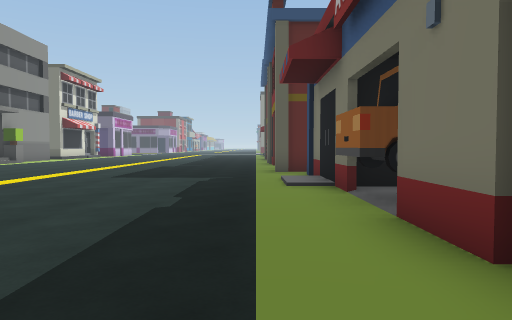
view 1 (above)

24 first-person views from a walk through a scene from a Unity 3-D project. The camera is 1.4 m above the floor, tilts 2° down and sees 70° across. The floor is counted in squares, 2 m on a side. Each view is taken from the middle of a square. On the plan, view 1 faces up. The plan holds only what a view shows up to about 11 squares ahead; the rest is blank. The place goes on beyond the plan. The player character is not drawn. Some surface patterns are stand-ins.

view 2
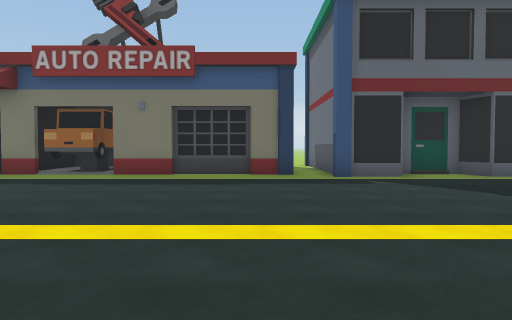

view 3
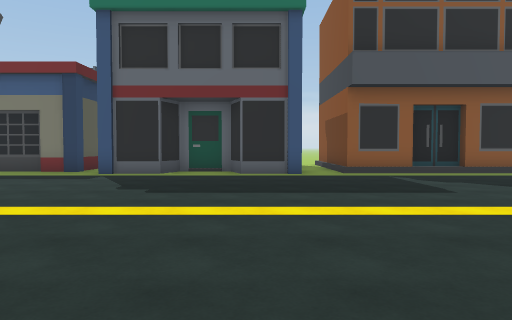

view 4
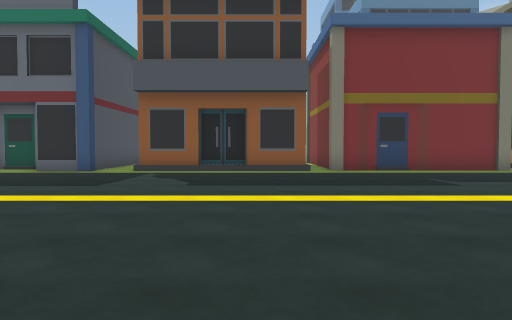

view 5
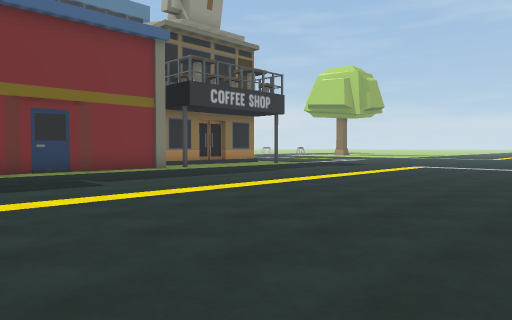

view 6
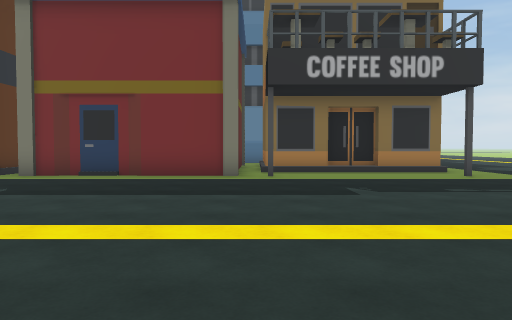

view 7
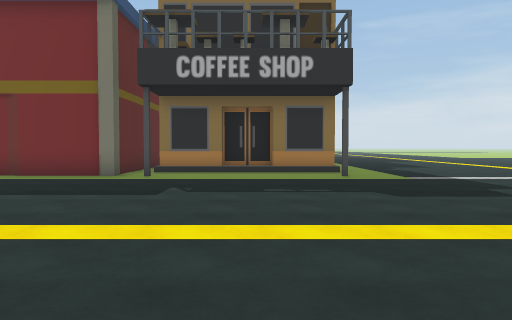

view 8
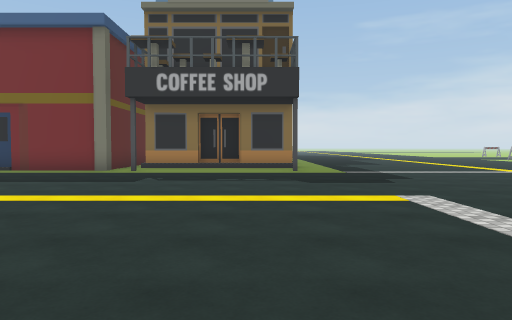

view 9
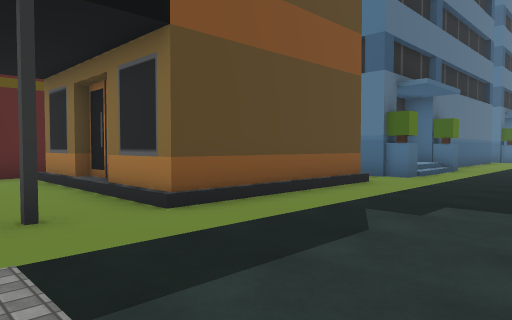

view 10
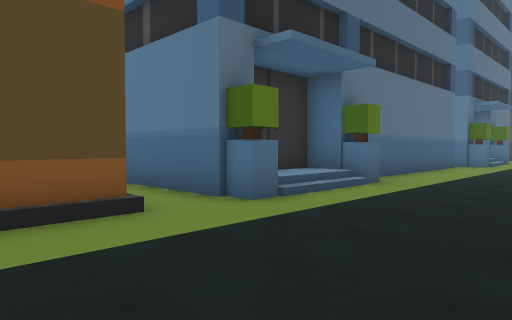

view 11
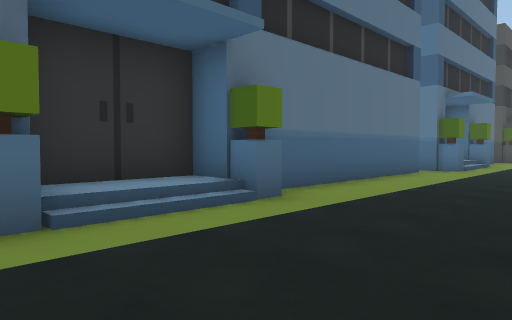

view 12
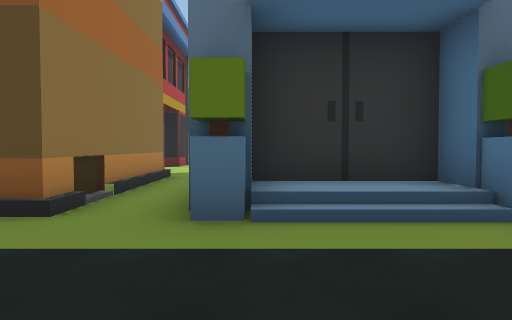

view 13
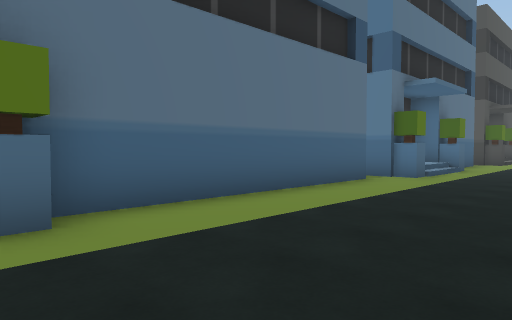

view 14
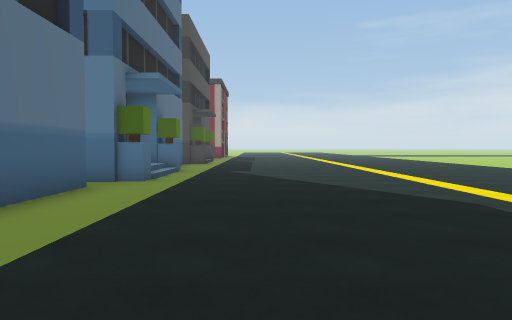

view 15
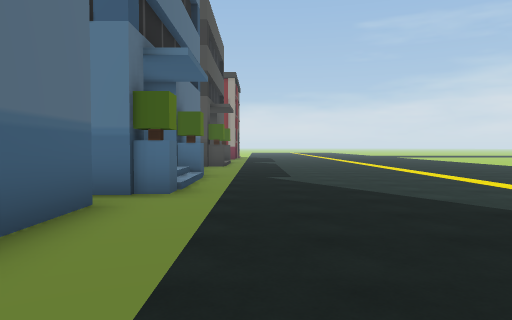

view 16
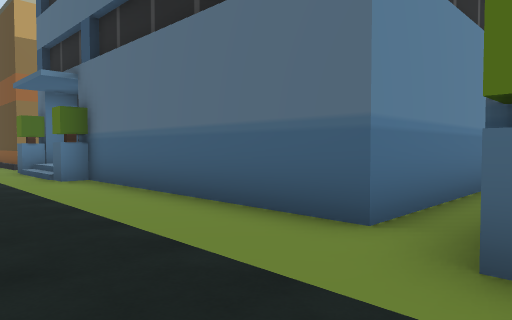

view 17
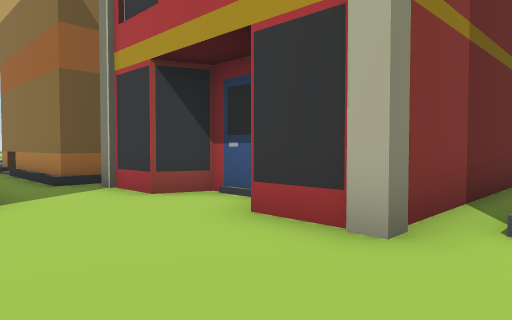

view 18
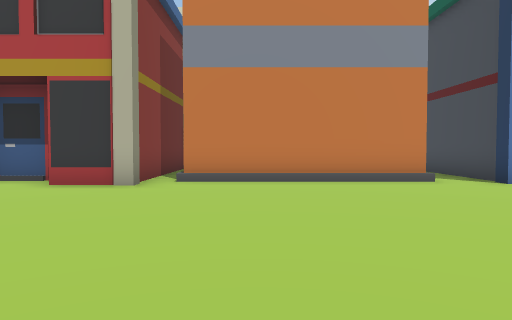

view 19
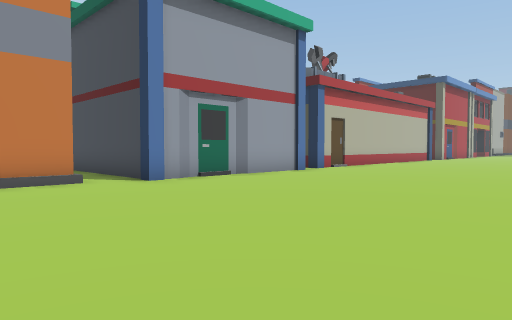

view 20
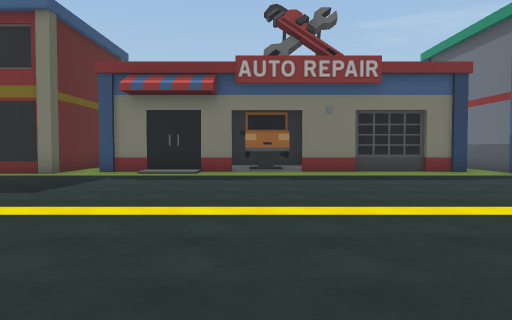

view 21
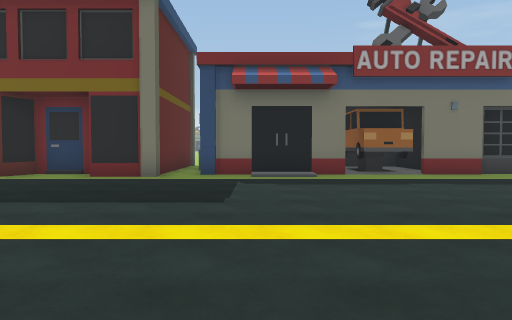

view 22
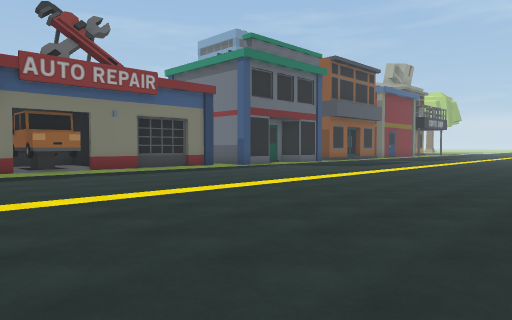

view 23
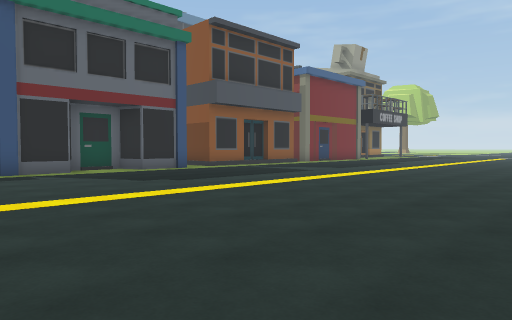

view 24
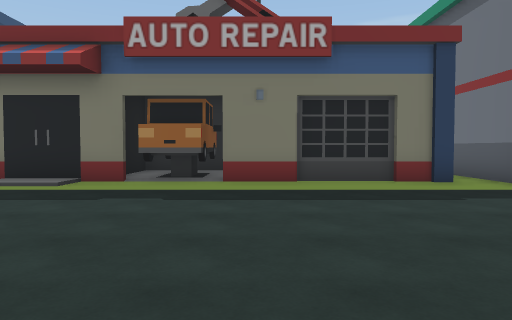

### Floor plan
Key: @ floor where view 1 was taken; # wall or solid block; . main floor; : floor 0.25 m higher than the main floor; / step, stairs or slope; B building.
Columns run from 10 left of view 1 to 21 right of it. Each row starts with its distance up from view 1.
 12        ....##
 11    ........###
 10    ...........
  9    .........#
  8 . ........./#
  7  ..........:#
  6 ............####
  5 ...........BBBB
  4  ...........BBB
  3  ...........##
  2  ...........#
  1  ...........#       ..
  0 ..........@.#      ...
 -1  ...........#     ....
 -2 ...........###  #.....
 -3 ...........##   #......
 -4  ...........#   #......
 -5  ...........#   #......
 -6  ..........##   #......
 -7  ..........######......
 -8  ............ ..........
 -9   .........##  #........
-10   .........##  #.......
-11  ........../#  #........
-12 ...........##  #........
-13 ...........##  #.......
-14  .....................
-15 ...........######...
-16 ...........#   ##...
-17  ..........#   #...
-18  ..........#   ##..
-19  ..........###  #..
-20  ..........///  //.
-21  .........../#  #/.         #
-22   ........../#  #/.         #.
-23  .........../#  #/.         #.
-24 ............/#  #/.#####    #.
-25  ..........#/####/.#  B######.B
-26   ..............................
-27     ............................
-28      ...........................
-29        ....... . ..... .........

Where each view was taken, in squares from view 1:
view 1: 0 up, 0 right, facing up
view 2: 0 up, 8 left, facing right
view 3: 6 down, 9 left, facing right
view 4: 12 down, 10 left, facing right
view 5: 13 down, 10 left, facing down-right
view 6: 20 down, 8 left, facing right
view 7: 23 down, 8 left, facing right
view 8: 24 down, 10 left, facing right
view 9: 29 down, 0 right, facing up-right
view 10: 29 down, 5 right, facing up-right
view 11: 29 down, 8 right, facing up-right
view 12: 29 down, 9 right, facing up
view 13: 29 down, 11 right, facing up-right
view 14: 28 down, 12 right, facing right
view 15: 27 down, 14 right, facing right
view 16: 28 down, 20 right, facing up-left
view 17: 13 down, 9 right, facing down-left
view 18: 12 down, 13 right, facing left
view 19: 11 down, 13 right, facing up-left
view 20: 5 up, 9 left, facing right
view 21: 8 up, 8 left, facing right
view 22: 8 up, 10 left, facing down-right
view 23: 0 up, 10 left, facing down-right
view 24: 3 up, 6 left, facing right
